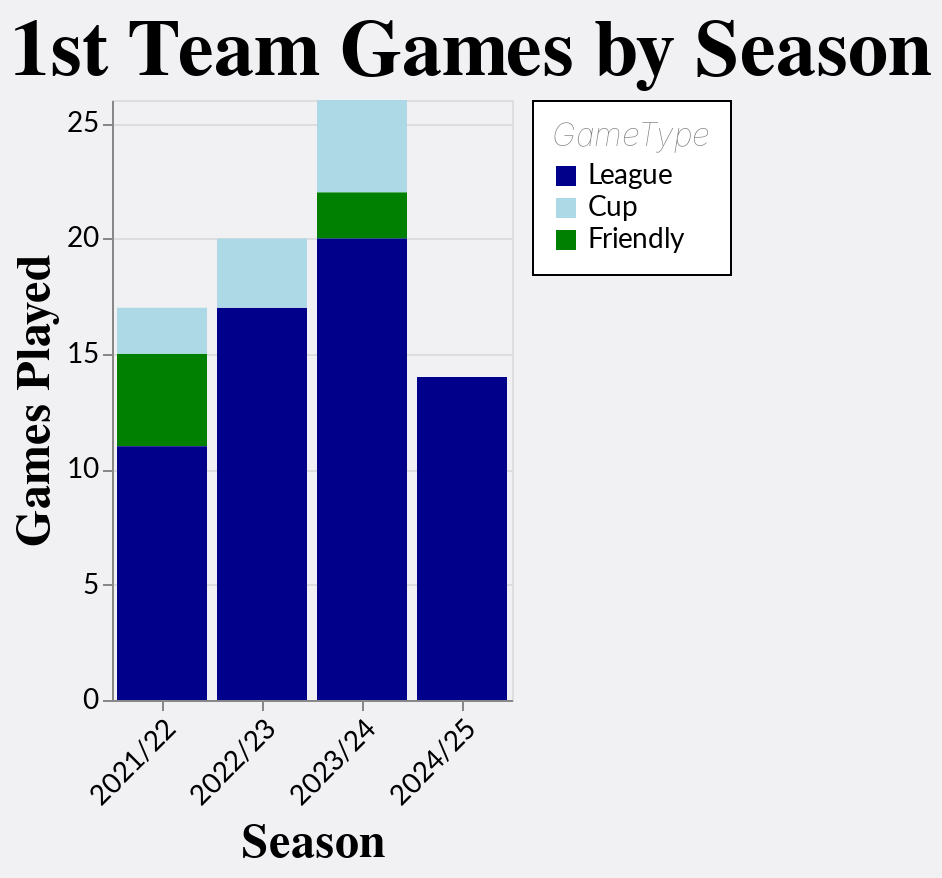

The notebook cell this image was saved under:
### Code cell
plot_games_by_season(games(1))

### Figure 1 — Vega-Lite specification as saved in the notebook (floating-point values rounded to 4 significant figures)
{"config": {"axis": {"labelFont": "Lato, sans-serif", "titleFont": "PT Sans Narrow, Helvetica Neue, Helvetica, Arial, sans-serif", "labelFontSize": 14, "titleFontSize": 24}, "header": {"labelFont": "PT Sans Narrow, Helvetica Neue, Helvetica, Arial, sans-serif", "titleFont": "PT Sans Narrow, Helvetica Neue, Helvetica, Arial, sans-serif", "labelFontSize": 24, "titleFontSize": 28, "labelFontWeight": "bold", "orient": "left"}, "legend": {"labelFont": "Lato, sans-serif", "titleFont": "PT Sans Narrow, Helvetica Neue, Helvetica, Arial, sans-serif", "labelFontSize": 14, "titleFontSize": 16, "titlePadding": 5, "fillColor": "white", "strokeColor": "black", "padding": 10, "titleFontWeight": "lighter", "titleFontStyle": "italic", "titleColor": "gray", "offset": 10}, "title": {"font": "PT Sans Narrow, Helvetica Neue, Helvetica, Arial, sans-serif", "fontSize": 40, "fontWeight": "bold", "anchor": "start", "align": "center", "titlePadding": 20, "subtitlePadding": 10, "subtitleFontWeight": "lighter", "subtitleFontSize": 12, "subtitleColor": "gray", "subtitleFontStyle": "italic"}, "axisX": {"labelAngle": 0}, "facet": {"title": null, "header": {"title": null}, "align": {"row": "each", "column": "all"}}, "resolve": {"scale": {"y": "independent", "facet": "independent"}}, "background": "#20294710"}, "data": {"name": "data-a39a740329480d6dea2fc6cd5579224e"}, "mark": {"type": "bar"}, "encoding": {"color": {"field": "GameType", "scale": {"domain": ["League", "Cup", "Friendly"], "range": ["darkblue", "lightblue", "green"]}, "type": "nominal"}, "order": {"field": "GameType", "sort": "descending", "type": "nominal"}, "x": {"axis": {"labelAngle": -45}, "field": "Season", "title": "Season", "type": "nominal"}, "y": {"aggregate": "count", "title": "Games Played", "type": "quantitative"}}, "height": 300, "title": {"text": "1st Team Games by Season"}, "width": {"step": 50}, "$schema": "https://vega.github.io/schema/vega-lite/v5.17.0.json", "datasets": {"data-a39a740329480d6dea2fc6cd5579224e": [{"Squad": "1st", "Season": "2021/22", "Competition": "Friendly", "GameType": "Friendly", "Home/Away": "A", "Opposition": "London Irish ", "PF": 10, "PA": 33}, {"Squad": "1st", "Season": "2021/22", "Competition": "Friendly", "GameType": "Friendly", "Home/Away": "A", "Opposition": "Horsham ", "PF": 26, "PA": 56}, {"Squad": "1st", "Season": "2021/22", "Competition": "Friendly", "GameType": "Friendly", "Home/Away": "H", "Opposition": "Purley John Fisher ", "PF": 19, "PA": 33}, {"Squad": "1st", "Season": "2021/22", "Competition": "Sussex 1", "GameType": "League", "Home/Away": "H", "Opposition": "Eastbourne ", "PF": 47, "PA": 0}, {"Squad": "1st", "Season": "2021/22", "Competition": "Sussex 1", "GameType": "League", "Home/Away": "A", "Opposition": "Hellingly ", "PF": 27, "PA": 12}, {"Squad": "1st", "Season": "2021/22", "Competition": "Sussex 1", "GameType": "League", "Home/Away": "H", "Opposition": "Burgess Hill ", "PF": 64, "PA": 15}, {"Squad": "1st", "Season": "2021/22", "Competition": "Sussex 1", "GameType": "League", "Home/Away": "H", "Opposition": "Lewes ", "PF": 87, "PA": 10}, {"Squad": "1st", "Season": "2021/22", "Competition": "Sussex 1", "GameType": "League", "Home/Away": "H", "Opposition": "Uckfield ", "PF": 43, "PA": 0}, {"Squad": "1st", "Season": "2021/22", "Competition": "Sussex 1", "GameType": "League", "Home/Away": "A", "Opposition": "Seaford ", "PF": 36, "PA": 21}, {"Squad": "1st", "Season": "2021/22", "Competition": "Friendly", "GameType": "Friendly", "Home/Away": "H", "Opposition": "Horsham ", "PF": 44, "PA": 26}, {"Squad": "1st", "Season": "2021/22", "Competition": "Sussex 1", "GameType": "League", "Home/Away": "A", "Opposition": "Lewes ", "PF": 36, "PA": 12}, {"Squad": "1st", "Season": "2021/22", "Competition": "Sussex 1", "GameType": "League", "Home/Away": "A", "Opposition": "Uckfield ", "PF": 21, "PA": 19}, {"Squad": "1st", "Season": "2021/22", "Competition": "Sussex 1", "GameType": "League", "Home/Away": "H", "Opposition": "Seaford ", "PF": 67, "PA": 5}, {"Squad": "1st", "Season": "2021/22", "Competition": "Sussex 1", "GameType": "League", "Home/Away": "A", "Opposition": "Eastbourne ", "PF": 36, "PA": 3}, {"Squad": "1st", "Season": "2021/22", "Competition": "Sussex 1", "GameType": "League", "Home/Away": "A", "Opposition": "Burgess Hill ", "PF": 64, "PA": 30}, {"Squad": "1st", "Season": "2021/22", "Competition": "Sussex Cup", "GameType": "Cup", "Home/Away": "A", "Opposition": "Eastbourne ", "PF": 35, "PA": 31}, {"Squad": "1st", "Season": "2021/22", "Competition": "Sussex Cup", "GameType": "Cup", "Home/Away": "H", "Opposition": "Uckfield  ", "PF": 57, "PA": 7}, {"Squad": "1st", "Season": "2022/23", "Competition": "Counties 2 Sussex", "GameType": "League", "Home/Away": "A", "Opposition": "Lewes ", "PF": 69, "PA": 7}, {"Squad": "1st", "Season": "2022/23", "Competition": "Counties 2 Sussex", "GameType": "League", "Home/Away": "H", "Opposition": "Uckfield ", "PF": 58, "PA": 3}, {"Squad": "1st", "Season": "2022/23", "Competition": "Counties 2 Sussex", "GameType": "League", "Home/Away": "A", "Opposition": "Crawley ", "PF": 39, "PA": 36}, {"Squad": "1st", "Season": "2022/23", "Competition": "Counties 2 Sussex", "GameType": "League", "Home/Away": "H", "Opposition": "Shoreham ", "PF": 70, "PA": 11}, {"Squad": "1st", "Season": "2022/23", "Competition": "Counties 2 Sussex", "GameType": "League", "Home/Away": "A", "Opposition": "Seaford  ", "PF": 62, "PA": 17}, {"Squad": "1st", "Season": "2022/23", "Competition": "Counties 2 Sussex", "GameType": "League", "Home/Away": "H", "Opposition": "Burgess Hill ", "PF": 53, "PA": 5}, {"Squad": "1st", "Season": "2022/23", "Competition": "Counties 2 Sussex", "GameType": "League", "Home/Away": "A", "Opposition": "Eastbourne ", "PF": 15, "PA": 29}, {"Squad": "1st", "Season": "2022/23", "Competition": "Counties 2 Sussex", "GameType": "League", "Home/Away": "H", "Opposition": "Pulborough ", "PF": 27, "PA": 31}, {"Squad": "1st", "Season": "2022/23", "Competition": "Counties 2 Sussex", "GameType": "League", "Home/Away": "A", "Opposition": "Haywards Heath ", "PF": 35, "PA": 17}, {"Squad": "1st", "Season": "2022/23", "Competition": "Counties 2 Sussex", "GameType": "League", "Home/Away": "A", "Opposition": "Uckfield ", "PF": 22, "PA": 13}, {"Squad": "1st", "Season": "2022/23", "Competition": "Counties 2 Sussex", "GameType": "League", "Home/Away": "H", "Opposition": "Crawley ", "PF": 75, "PA": 12}, {"Squad": "1st", "Season": "2022/23", "Competition": "Counties 2 Sussex", "GameType": "League", "Home/Away": "A", "Opposition": "Shoreham ", "PF": 57, "PA": 14}, {"Squad": "1st", "Season": "2022/23", "Competition": "Counties 2 Sussex", "GameType": "League", "Home/Away": "H", "Opposition": "Seaford ", "PF": 43, "PA": 5}, {"Squad": "1st", "Season": "2022/23", "Competition": "Counties 2 Sussex", "GameType": "League", "Home/Away": "A", "Opposition": "Burgess Hill ", "PF": 63, "PA": 0}, {"Squad": "1st", "Season": "2022/23", "Competition": "Counties 2 Sussex", "GameType": "League", "Home/Away": "H", "Opposition": "Eastbourne ", "PF": 38, "PA": 32}, {"Squad": "1st", "Season": "2022/23", "Competition": "Counties 2 Sussex", "GameType": "League", "Home/Away": "A", "Opposition": "Pulborough ", "PF": 35, "PA": 14}, {"Squad": "1st", "Season": "2022/23", "Competition": "Counties 2 Sussex", "GameType": "League", "Home/Away": "H", "Opposition": "Haywards Heath ", "PF": 54, "PA": 17}, {"Squad": "1st", "Season": "2022/23", "Competition": "Counties 2 Championship", "GameType": "Cup", "Home/Away": "A", "Opposition": "Old Rutlishians ", "PF": 26, "PA": 22}, {"Squad": "1st", "Season": "2022/23", "Competition": "Counties 2 Championship", "GameType": "Cup", "Home/Away": "H", "Opposition": "Cheshunt ", "PF": 29, "PA": 25}, {"Squad": "1st", "Season": "2022/23", "Competition": "Counties 2 Championship", "GameType": "Cup", "Home/Away": "A", "Opposition": "Wensleydale ", "PF": 21, "PA": 35}, {"Squad": "1st", "Season": "2023/24", "Competition": "Friendly", "GameType": "Friendly", "Home/Away": "H", "Opposition": "Old Colfeians ", "PF": 19, "PA": 36}, {"Squad": "1st", "Season": "2023/24", "Competition": "Friendly", "GameType": "Friendly", "Home/Away": "H", "Opposition": "Heathfield & Waldron ", "PF": 0, "PA": 5}, {"Squad": "1st", "Season": "2023/24", "Competition": "Counties 1 Surrey/Sussex", "GameType": "League", "Home/Away": "H", "Opposition": "Twickenham ", "PF": 8, "PA": 48}, {"Squad": "1st", "Season": "2023/24", "Competition": "Counties 1 Surrey/Sussex", "GameType": "League", "Home/Away": "A", "Opposition": "Trinity ", "PF": 27, "PA": 22}, {"Squad": "1st", "Season": "2023/24", "Competition": "Counties 1 Surrey/Sussex", "GameType": "League", "Home/Away": "H", "Opposition": "KCS Old Boys ", "PF": 22, "PA": 26}, {"Squad": "1st", "Season": "2023/24", "Competition": "Counties 1 Surrey/Sussex", "GameType": "League", "Home/Away": "A", "Opposition": "Old Tiffinians ", "PF": 14, "PA": 63}, {"Squad": "1st", "Season": "2023/24", "Competition": "Counties 1 Surrey/Sussex", "GameType": "League", "Home/Away": "H", "Opposition": "Kingston ", "PF": 20, "PA": 11}, {"Squad": "1st", "Season": "2023/24", "Competition": "Counties 1 Surrey/Sussex", "GameType": "League", "Home/Away": "A", "Opposition": "Old Walcountians ", "PF": 25, "PA": 34}, {"Squad": "1st", "Season": "2023/24", "Competition": "Counties 1 Surrey/Sussex", "GameType": "League", "Home/Away": "H", "Opposition": "Teddington ", "PF": 10, "PA": 27}, {"Squad": "1st", "Season": "2023/24", "Competition": "Counties 1 Surrey/Sussex", "GameType": "League", "Home/Away": "A", "Opposition": "Eastbourne ", "PF": 24, "PA": 26}, {"Squad": "1st", "Season": "2023/24", "Competition": "Bob Rogers Cup", "GameType": "Cup", "Home/Away": "A", "Opposition": "Horsham ", "PF": 20, "PA": 31}, {"Squad": "1st", "Season": "2023/24", "Competition": "Counties 1 Surrey/Sussex", "GameType": "League", "Home/Away": "H", "Opposition": "Weybridge Vandals ", "PF": 24, "PA": 28}, {"Squad": "1st", "Season": "2023/24", "Competition": "Counties 1 Surrey/Sussex", "GameType": "League", "Home/Away": "A", "Opposition": "Hove ", "PF": 26, "PA": 12}, {"Squad": "1st", "Season": "2023/24", "Competition": "Counties 1 Surrey/Sussex", "GameType": "League", "Home/Away": "H", "Opposition": "Trinity ", "PF": 41, "PA": 10}, {"Squad": "1st", "Season": "2023/24", "Competition": "Counties 1 Surrey/Sussex", "GameType": "League", "Home/Away": "A", "Opposition": "KCS Old Boys ", "PF": 28, "PA": 44}, {"Squad": "1st", "Season": "2023/24", "Competition": "Counties 1 Surrey/Sussex", "GameType": "League", "Home/Away": "H", "Opposition": "Old Tiffinians ", "PF": 18, "PA": 39}, {"Squad": "1st", "Season": "2023/24", "Competition": "Counties 1 Surrey/Sussex", "GameType": "League", "Home/Away": "H", "Opposition": "Old Walcountians ", "PF": 38, "PA": 19}, {"Squad": "1st", "Season": "2023/24", "Competition": "Counties 1 Surrey/Sussex", "GameType": "League", "Home/Away": "A", "Opposition": "Kingston ", "PF": 48, "PA": 7}, {"Squad": "1st", "Season": "2023/24", "Competition": "Counties 1 Surrey/Sussex", "GameType": "League", "Home/Away": "A", "Opposition": "Teddington ", "PF": 0, "PA": 26}, {"Squad": "1st", "Season": "2023/24", "Competition": "Counties 1 Surrey/Sussex", "GameType": "League", "Home/Away": "H", "Opposition": "Eastbourne ", "PF": 15, "PA": 14}, {"Squad": "1st", "Season": "2023/24", "Competition": "Bob Rogers Plate", "GameType": "Cup", "Home/Away": "A", "Opposition": "Brighton 2 ", "PF": 19, "PA": 13}, {"Squad": "1st", "Season": "2023/24", "Competition": "Counties 1 Surrey/Sussex", "GameType": "League", "Home/Away": "A", "Opposition": "Weybridge Vandals ", "PF": 26, "PA": 71}, {"Squad": "1st", "Season": "2023/24", "Competition": "Counties 1 Surrey/Sussex", "GameType": "League", "Home/Away": "H", "Opposition": "Hove ", "PF": 13, "PA": 15}, {"Squad": "1st", "Season": "2023/24", "Competition": "Counties 1 Surrey/Sussex", "GameType": "League", "Home/Away": "A", "Opposition": "Twickenham ", "PF": 10, "PA": 35}, {"Squad": "1st", "Season": "2023/24", "Competition": "Counties 1 Plate", "GameType": "Cup", "Home/Away": "A", "Opposition": "Dover ", "PF": 42, "PA": 36}, {"Squad": "1st", "Season": "2023/24", "Competition": "Counties 1 Plate", "GameType": "Cup", "Home/Away": "A", "Opposition": "Bromley ", "PF": 15, "PA": 36}, {"Squad": "1st", "Season": "2024/25", "Competition": "Counties 1 Surrey/Sussex", "GameType": "League", "Home/Away": "H", "Opposition": "London Cornish ", "PF": 16, "PA": 18}, {"Squad": "1st", "Season": "2024/25", "Competition": "Counties 1 Surrey/Sussex", "GameType": "League", "Home/Away": "A", "Opposition": "Old Haileyburians ", "PF": 0, "PA": 60}, {"Squad": "1st", "Season": "2024/25", "Competition": "Counties 1 Surrey/Sussex", "GameType": "League", "Home/Away": "H", "Opposition": "Haywards Heath ", "PF": 24, "PA": 19}, {"Squad": "1st", "Season": "2024/25", "Competition": "Counties 1 Surrey/Sussex", "GameType": "League", "Home/Away": "A", "Opposition": "Weybridge Vandals ", "PF": 15, "PA": 48}, {"Squad": "1st", "Season": "2024/25", "Competition": "Counties 1 Surrey/Sussex", "GameType": "League", "Home/Away": "H", "Opposition": "Hove ", "PF": 21, "PA": 34}, {"Squad": "1st", "Season": "2024/25", "Competition": "Counties 1 Surrey/Sussex", "GameType": "League", "Home/Away": "A", "Opposition": "Twickenham ", "PF": 31, "PA": 41}, {"Squad": "1st", "Season": "2024/25", "Competition": "Counties 1 Surrey/Sussex", "GameType": "League", "Home/Away": "H", "Opposition": "KCS Old Boys ", "PF": 29, "PA": 33}, {"Squad": "1st", "Season": "2024/25", "Competition": "Counties 1 Surrey/Sussex", "GameType": "League", "Home/Away": "A", "Opposition": "Eastbourne ", "PF": 36, "PA": 33}, {"Squad": "1st", "Season": "2024/25", "Competition": "Counties 1 Surrey/Sussex", "GameType": "League", "Home/Away": "H", "Opposition": "Trinity ", "PF": 14, "PA": 48}, {"Squad": "1st", "Season": "2024/25", "Competition": "Counties 1 Surrey/Sussex", "GameType": "League", "Home/Away": "H", "Opposition": "Old Rutlishians ", "PF": 19, "PA": 23}, {"Squad": "1st", "Season": "2024/25", "Competition": "Counties 1 Surrey/Sussex", "GameType": "League", "Home/Away": "A", "Opposition": "Cobham ", "PF": 7, "PA": 26}, {"Squad": "1st", "Season": "2024/25", "Competition": "Counties 1 Surrey/Sussex", "GameType": "League", "Home/Away": "H", "Opposition": "Old Haileyburians ", "PF": 18, "PA": 5}, {"Squad": "1st", "Season": "2024/25", "Competition": "Counties 1 Surrey/Sussex", "GameType": "League", "Home/Away": "A", "Opposition": "Haywards Heath ", "PF": 5, "PA": 33}, {"Squad": "1st", "Season": "2024/25", "Competition": "Counties 1 Surrey/Sussex", "GameType": "League", "Home/Away": "H", "Opposition": "Weybridge Vandals ", "PF": 14, "PA": 20}]}}
